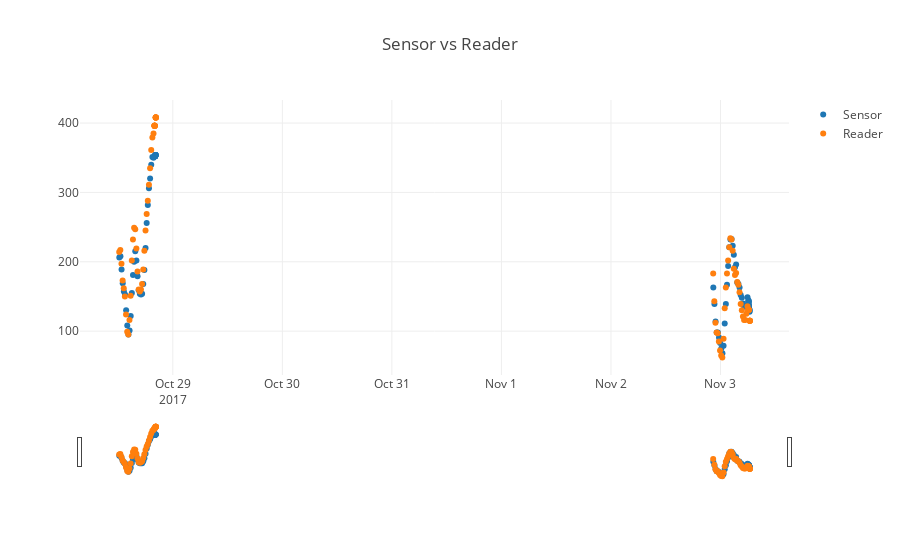

Notebook cell for this chart:
### Code cell
traces = []
traces.append(go.Scatter(x=processedsensor['date'],y=processedsensor['value'],mode='markers',name="Sensor"))
traces.append(go.Scatter(x=processedreader['date'],y=processedreader['value'],mode='markers',name="Reader"))
layout = go.Layout(title="Sensor vs Reader",xaxis=dict(
                            rangeslider=dict(),
                            type='DateTime'
                       ))
fig = go.Figure(data=traces,layout=layout)
iplot(fig)
